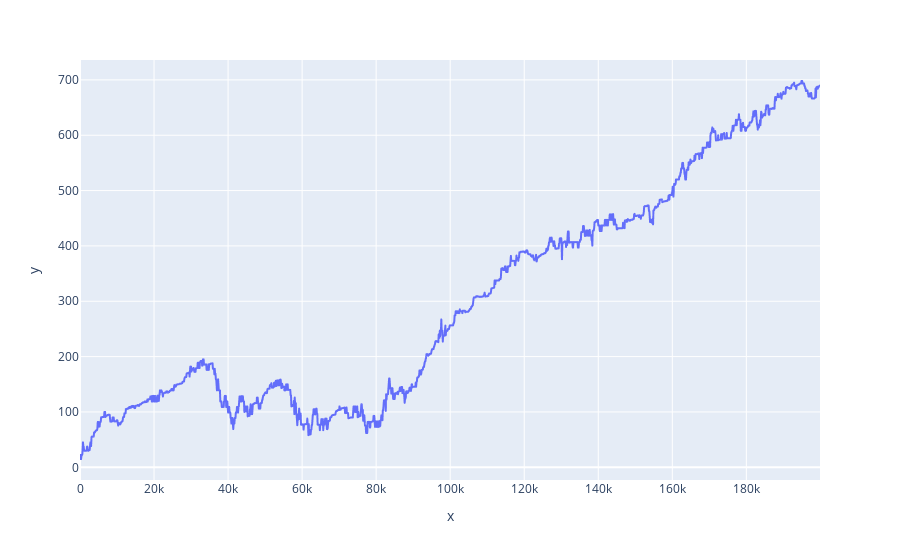

The code cell stored with this chart in its notebook:
### Code cell
import plotly.express as px

kelp = market[market['product'] == 'KELP']
px.line(x=kelp['timestamp'], y=kelp['profit_and_loss'])

### Figure 1 — Plotly figure (JSON) as saved in the notebook; plotly's stock layout.template omitted (floating-point values rounded to 4 significant figures; data arrays with more than 128 entries replaced by an {"elided": "..."} marker saying what was removed)
{"data": [{"hovertemplate": "x=%{x}<br>y=%{y}<extra></extra>", "legendgroup": "", "line": {"color": "#636efa", "dash": "solid"}, "marker": {"symbol": "circle"}, "mode": "lines", "name": "", "showlegend": false, "type": "scattergl", "x": {"elided": "2000 int values"}, "xaxis": "x", "y": {"elided": "2000 float values"}, "yaxis": "y"}], "layout": {"legend": {"tracegroupgap": 0}, "margin": {"t": 60}, "xaxis": {"anchor": "y", "domain": [0, 1], "title": {"text": "x"}}, "yaxis": {"anchor": "x", "domain": [0, 1], "title": {"text": "y"}}}}
